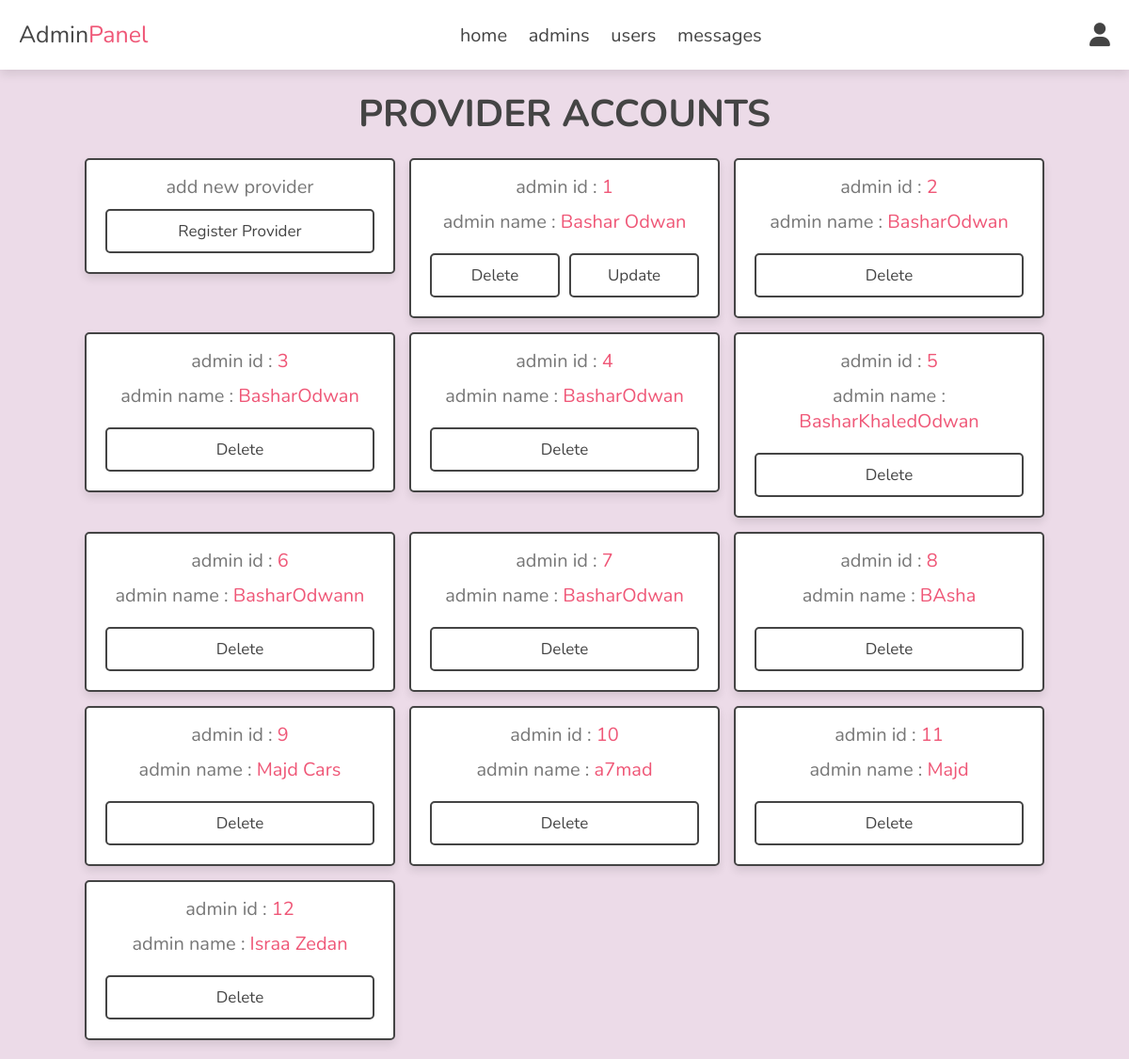
/admin/admin_accounts.php (signed in), run on the app's committed database.
### tables this page shows
CREATE TABLE `providers` (
  `id` int(100) NOT NULL,
  `name` varchar(50) NOT NULL,
  `email` varchar(100) NOT NULL,
  `password` varchar(50) NOT NULL,
  `phone` varchar(50) NOT NULL,
  `city` varchar(50) NOT NULL,
  `street` varchar(50) NOT NULL,
  `bio` varchar(250) NOT NULL,
  `image_1` varchar(100) DEFAULT NULL,
  `image_2` varchar(100) DEFAULT NULL
);

### admin/admin_accounts.php (the view, shortened to what this page needs)
<?php
include '../components/connect.php';
$admin_id = $_SESSION['admin_id'];
?>
<!DOCTYPE html>
<html lang="en">
<head>
   <link rel="stylesheet" href="https://cdnjs.cloudflare.com/ajax/libs/font-awesome/6.1.1/css/all.min.css">
   <link rel="stylesheet" href="../style/style3.css">
</head>
<body>
<?php include 'admin_header.php'; ?>
<section class="accounts">
   <h1 class="heading">provider accounts</h1>
   <div class="box-container">
   <div class="box">
      <p>add new provider</p>
      <a href="register_admin.php" class="option-btn">register provider</a>
   </div>
   <?php
      $select_accounts = $conn->prepare("SELECT * FROM `providers`");
      $select_accounts->execute();
      if($select_accounts->rowCount() > 0){
         while($fetch_accounts = $select_accounts->fetch(PDO::FETCH_ASSOC)){
   ?>
   <div class="box">
      <p> admin id : <span><?= $fetch_accounts['id']; ?></span> </p>
      <p> admin name : <span><?= $fetch_accounts['name']; ?></span> </p>
      <div class="flex-btn">
         <a href="admin_accounts.php?delete=<?= $fetch_accounts['id']; ?>" onclick="return confirm('delete this account?')" class="delete-btn">delete</a>
         <?php
            if($fetch_accounts['id'] == $admin_id){
               echo '<a href="update_profile.php" class="option-btn">update</a>';
            }
         ?>
      </div>
   </div>
   <?php
         }
      }else{
         echo '<p class="empty">no accounts available!</p>';
      }
   ?>
   </div>
</section>
</body>
</html>

### style/style3.css (style rules this page uses)
:root { --main-color:#ef5777; --orange:#f39c12; --red:#e74c3c; --black:#444; --white:#fff; --light-color:#777; --light-bg:#f5f5f5; --border:.2rem solid var(--black); --transparent-white:rgba(255,255,255,.3); --box-shadow:0 .5rem 1rem rgba(0,0,0,.1); }
* { font-family: 'Nunito', sans-serif; margin:0; padding:0; box-sizing: border-box; outline: none; border:none; text-decoration: none; }
html { font-size: 62.5%; overflow-x: hidden; }
body { background-color: #ecdbe8; }
section { padding:2rem; max-width: 1200px; margin:0 auto; }
.heading { font-size: 4rem; color:var(--black); margin-bottom: 2rem; text-align: center; text-transform: uppercase; }
.btn, .delete-btn, .option-btn { display: block; width: 100%; margin-top: 1rem; border-radius: .5rem; padding:1rem 3rem; font-size: 1.7rem; text-transform: capitalize; cursor: pointer; text-align: center; border:var(--border); background: var(--transparent-white); color:var(--black); }
.option-btn { background-color: var(--transparent-white); }
.delete-btn { background-color: var(--transparent-white); }
.flex-btn { display: flex; gap:1rem; }
.accounts .box-container { display: grid; grid-template-columns: repeat(auto-fit, 33rem); gap:1.5rem; align-items: flex-start; justify-content: center; }
.accounts .box-container .box { padding:2rem; padding-top: .5rem; border-radius: .5rem; text-align: center; border:var(--border); background-color: var(--white); box-shadow: var(--box-shadow); }
.accounts .box-container .box p { font-size: 2rem; color:var(--light-color); margin: 1rem 0; }
.accounts .box-container .box p span { color:var(--main-color); }

### data on the page
providers: id "1", name "Bashar Odwan", shows "Update"
providers: id "2", name "BasharOdwan"
providers: id "3", name "BasharOdwan"
providers: id "4", name "BasharOdwan"
providers: id "5", name "BasharKhaledOdwan"
providers: id "6", name "BasharOdwann"
providers: id "7", name "BasharOdwan"
providers: id "8", name "BAsha"
providers: id "9", name "Majd Cars"
providers: id "10", name "a7mad"
providers: id "11", name "Majd"
providers: id "12", name "Israa Zedan"
